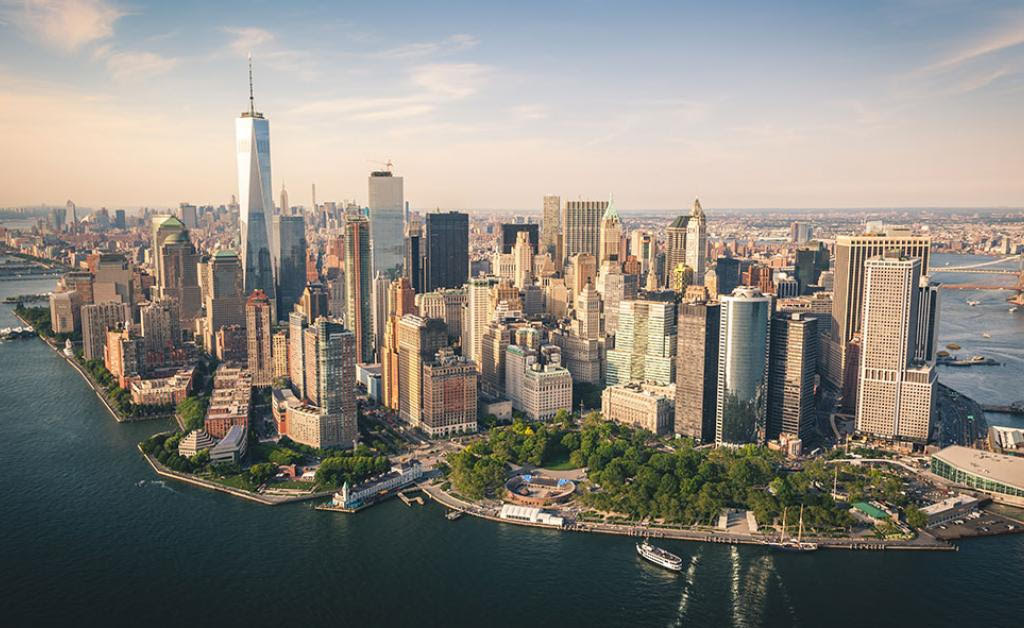
%> input picture LAB04/new_york.jpg, 1024 x 628 px
$ octave visualization.m   (GNU Octave 9; MATLAB toolbox functions it lacks are replaced by stand-ins)
%> lines starting %> are read from the running program, lines starting %| are printed output that depends on the picture
img = im2double(imread('new_york.jpg'));
frequency_map = fftshift(fft2(img));
img2 = im2double(imread('flowers.jpg'));
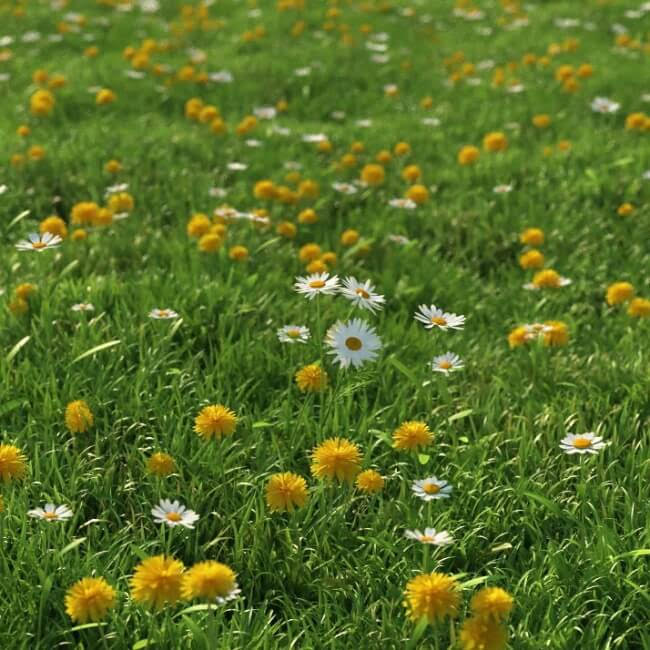
%> input picture LAB04/flowers.jpg, 650 x 650 px
frequency_map2 = fftshift(fft2(img2));

% Try to display the color frequency map
figure, imagesc(log(abs(frequency_map)+1)), colormap jet;
%> after `colormap jet`:
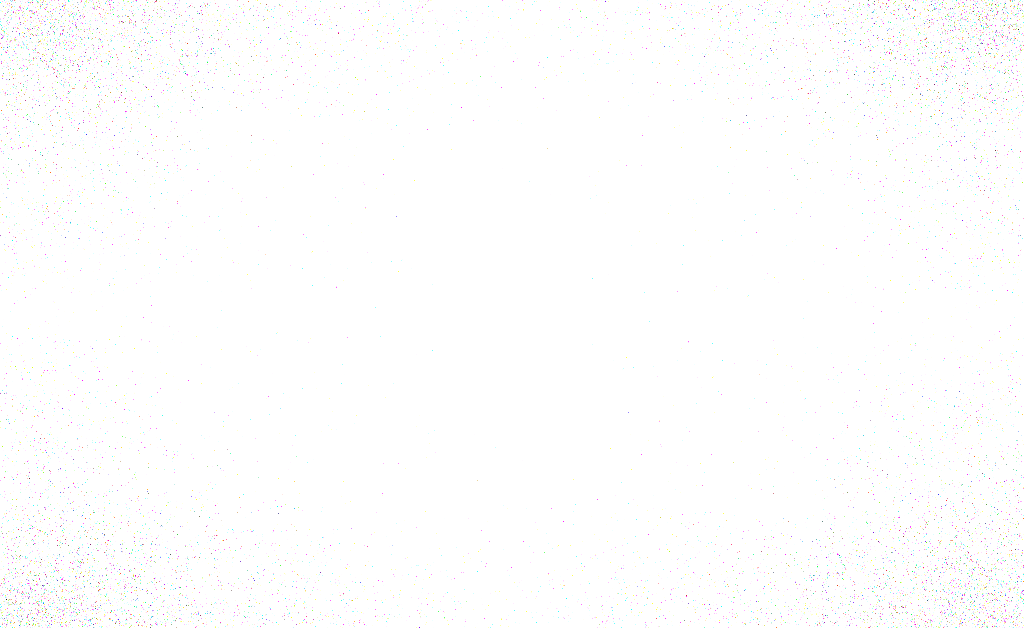
%> displayed picture: size 628x1024x3, on the screen's scale of 0 to 255; mean R, G, B 254.1, 254, 254
figure, imagesc(log(abs(frequency_map)+1)), colormap jet;
